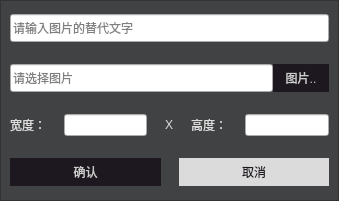
<?xml version="1.0" encoding="UTF-8"?>
<ui version="4.0">
 <class>MarkdownImageDialog</class>
 <widget class="QDialog" name="MarkdownImageDialog">
  <property name="geometry">
   <rect>
    <x>0</x>
    <y>0</y>
    <width>339</width>
    <height>201</height>
   </rect>
  </property>
  <property name="windowTitle">
   <string>Dialog</string>
  </property>
  <layout class="QVBoxLayout" name="verticalLayout">
   <property name="spacing">
    <number>0</number>
   </property>
   <property name="leftMargin">
    <number>0</number>
   </property>
   <property name="topMargin">
    <number>0</number>
   </property>
   <property name="rightMargin">
    <number>0</number>
   </property>
   <property name="bottomMargin">
    <number>0</number>
   </property>
   <item>
    <widget class="QFrame" name="frame">
     <property name="styleSheet">
      <string notr="true">QFrame{background:#404244;
color:#ddd;}

QPushButton{
	background:#1d181f;
	color:#ccc;
	border:none;
	min-height:28px;
}</string>
     </property>
     <property name="frameShape">
      <enum>QFrame::StyledPanel</enum>
     </property>
     <property name="frameShadow">
      <enum>QFrame::Raised</enum>
     </property>
     <layout class="QVBoxLayout" name="verticalLayout_2">
      <property name="spacing">
       <number>18</number>
      </property>
      <item>
       <layout class="QHBoxLayout" name="horizontalLayout">
        <item>
         <widget class="QLineEdit" name="altLine">
          <property name="minimumSize">
           <size>
            <width>0</width>
            <height>28</height>
           </size>
          </property>
          <property name="placeholderText">
           <string>请输入图片的替代文字</string>
          </property>
         </widget>
        </item>
       </layout>
      </item>
      <item>
       <layout class="QHBoxLayout" name="horizontalLayout_2">
        <property name="spacing">
         <number>0</number>
        </property>
        <item>
         <widget class="QLineEdit" name="imageLine">
          <property name="minimumSize">
           <size>
            <width>0</width>
            <height>28</height>
           </size>
          </property>
          <property name="placeholderText">
           <string>请选择图片</string>
          </property>
         </widget>
        </item>
        <item>
         <widget class="QPushButton" name="imageBtn">
          <property name="minimumSize">
           <size>
            <width>56</width>
            <height>28</height>
           </size>
          </property>
          <property name="styleSheet">
           <string notr="true"/>
          </property>
          <property name="text">
           <string>图片..</string>
          </property>
         </widget>
        </item>
       </layout>
      </item>
      <item>
       <layout class="QHBoxLayout" name="horizontalLayout_3">
        <item>
         <widget class="QLabel" name="label">
          <property name="text">
           <string>宽度：</string>
          </property>
         </widget>
        </item>
        <item>
         <widget class="QLineEdit" name="widthLine"/>
        </item>
        <item>
         <widget class="QLabel" name="label_3">
          <property name="sizePolicy">
           <sizepolicy hsizetype="Fixed" vsizetype="Preferred">
            <horstretch>0</horstretch>
            <verstretch>0</verstretch>
           </sizepolicy>
          </property>
          <property name="text">
           <string>X</string>
          </property>
         </widget>
        </item>
        <item>
         <widget class="QLabel" name="label_2">
          <property name="text">
           <string>高度：</string>
          </property>
         </widget>
        </item>
        <item>
         <widget class="QLineEdit" name="heightLine"/>
        </item>
       </layout>
      </item>
      <item>
       <layout class="QHBoxLayout" name="horizontalLayout_4">
        <item>
         <widget class="QPushButton" name="okBtn">
          <property name="text">
           <string>确认</string>
          </property>
         </widget>
        </item>
        <item>
         <widget class="QPushButton" name="pushButton">
          <property name="styleSheet">
           <string notr="true">background:#dcdbdc;color:#1d181f;</string>
          </property>
          <property name="text">
           <string>取消</string>
          </property>
         </widget>
        </item>
       </layout>
      </item>
     </layout>
    </widget>
   </item>
  </layout>
 </widget>
 <resources/>
 <connections/>
</ui>
